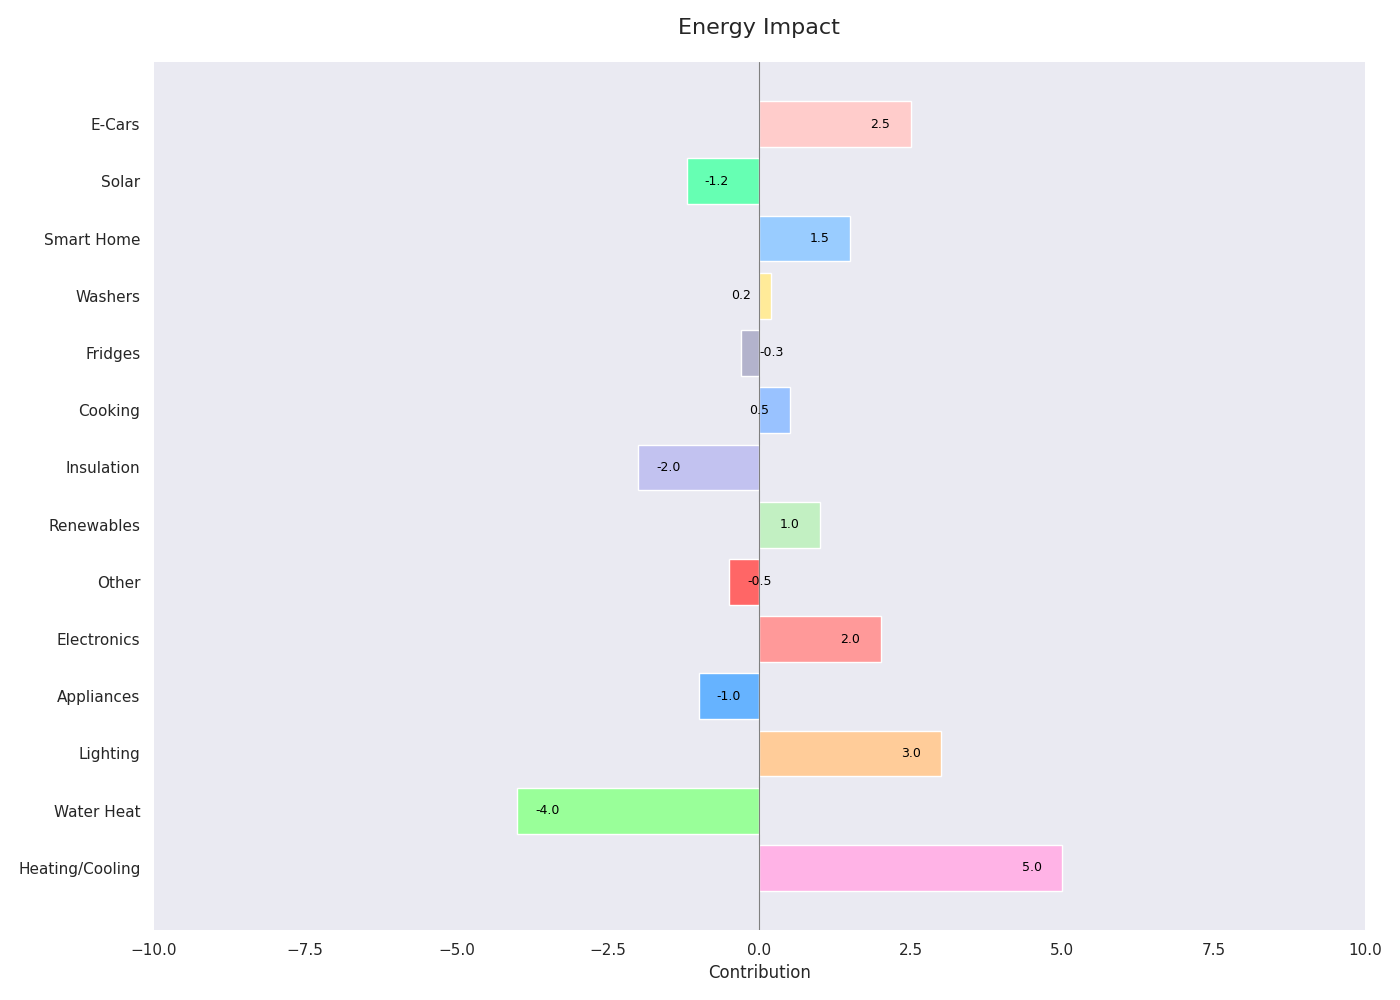

Write Python code to recreate this figure.
import matplotlib.pyplot as plt
import numpy as np

activities = [
    'Heating/Cooling', 'Water Heat', 'Lighting', 'Appliances', 'Electronics',
    'Other', 'Renewables', 'Insulation', 'Cooking', 'Fridges', 
    'Washers', 'Smart Home', 'Solar', 'E-Cars'
]

contributions = np.array([5, -4, 3, -1, 2, -0.5, 1, -2, 0.5, -0.3, 0.2, 1.5, -1.2, 2.5])

colors = [
    '#ffb3e6', '#99ff99', '#ffcc99', '#66b3ff', '#ff9999',
    '#ff6666', '#c2f0c2', '#c2c2f0', '#99c2ff', '#b3b3cc',
    '#ffeb99', '#99ccff', '#66ffb3', '#ffcccb'
]

fig, ax = plt.subplots(figsize=(14, 10))
ax.axvline(x=0, color='gray', linewidth=0.8)
bars = ax.barh(activities, contributions, color=colors)

for bar, contribution in zip(bars, contributions):
    label_position = bar.get_width() - 0.5 if contribution > 0 else bar.get_width() + 0.5
    ax.text(
        label_position, bar.get_y() + bar.get_height()/2,
        f'{contribution:.1f}', va='center', ha='center',
        color='black', fontsize=9
    )

ax.set_title('Energy Impact', fontsize=16, pad=20)
ax.set_xlabel('Contribution', fontsize=12)
ax.set_xlim(-10, 10)

ax.grid(False)
ax.spines['top'].set_visible(False)
ax.spines['right'].set_visible(False)
ax.spines['left'].set_visible(False)
ax.spines['bottom'].set_visible(False)

plt.tight_layout()
plt.show()
